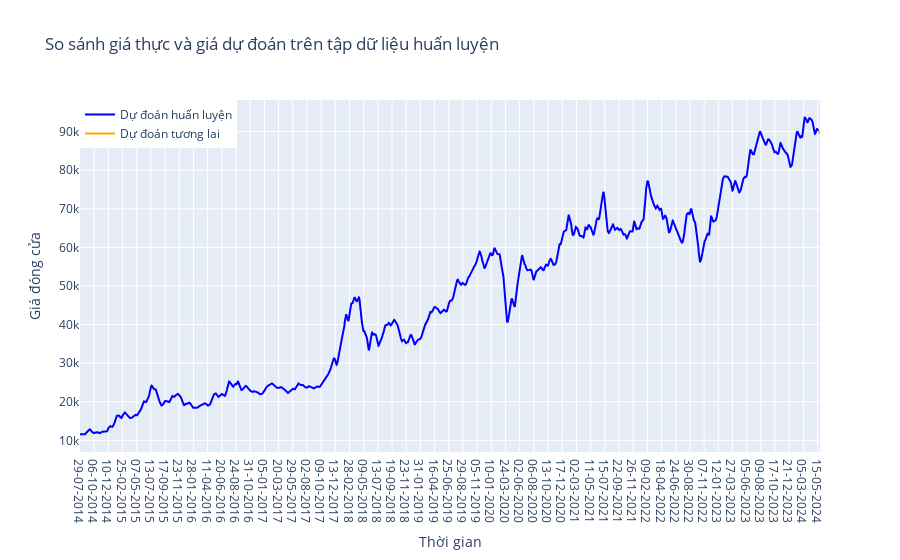

Write notebook code for a chart like this one.
### Code cell
import plotly.graph_objects as go

# Thêm thời gian cho 5 ngày tiếp theo vào danh sách thời gian
all_times = np.append(times, future_times)

# Vẽ biểu đồ so sánh giá thực và giá dự đoán trên tập dữ liệu huấn luyện bằng Plotly
fig = go.Figure()

fig.add_trace(go.Scatter(x=times, y=y_train_predict.flatten(), mode='lines', name='Dự đoán huấn luyện', line=dict(color='blue')))
fig.add_trace(go.Scatter(x=all_times[-5:], y=predicted_future, mode='lines', name='Dự đoán tương lai', line=dict(color='orange')))



fig.update_layout(
    title='So sánh giá thực và giá dự đoán trên tập dữ liệu huấn luyện',
    xaxis_title='Thời gian',
    yaxis_title='Giá đóng cửa',
    legend=dict(x=0, y=1, traceorder='normal')
)

fig.show()

### Figure 1 — Plotly figure (JSON) as saved in the notebook; plotly's stock layout.template omitted (floating-point values rounded to 4 significant figures; data arrays with more than 128 entries replaced by an {"elided": "..."} marker saying what was removed)
{"data": [{"line": {"color": "blue"}, "mode": "lines", "name": "Dự đoán huấn luyện", "type": "scatter", "x": {"elided": "2449 str values"}, "y": {"elided": "2449 float values"}}, {"line": {"color": "orange"}, "mode": "lines", "name": "Dự đoán tương lai", "type": "scatter", "x": ["2024-05-21T00:00:00", "2024-05-22T00:00:00", "2024-05-23T00:00:00", "2024-05-24T00:00:00", "2024-05-25T00:00:00"], "y": [90210.0, 90080.0, 89880.0, 89640.0, 89380.0]}], "layout": {"legend": {"traceorder": "normal", "x": 0, "y": 1}, "title": {"text": "So sánh giá thực và giá dự đoán trên tập dữ liệu huấn luyện"}, "xaxis": {"title": {"text": "Thời gian"}}, "yaxis": {"title": {"text": "Giá đóng cửa"}}}}
